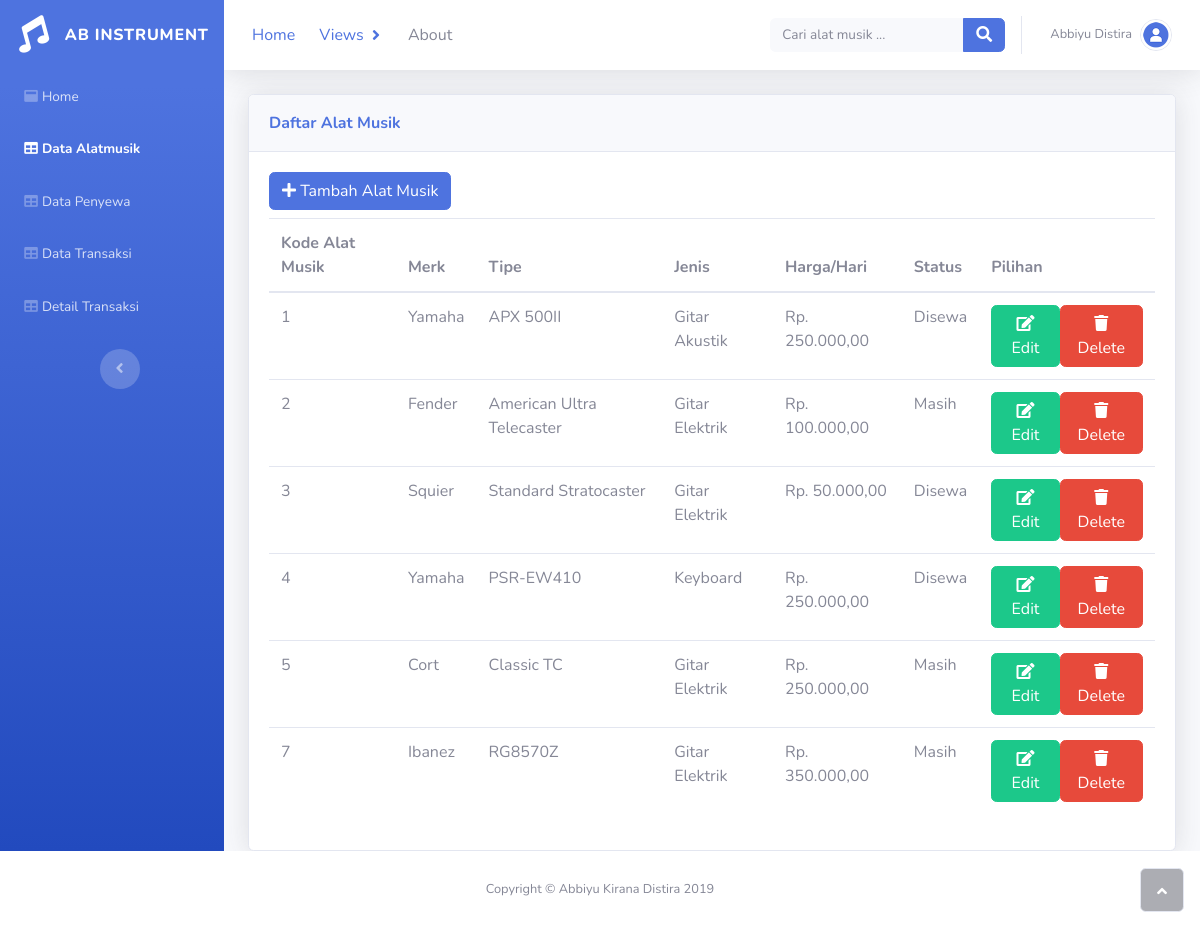
The page /alatmusik.php (signed in) on the database its author committed.
### tables this page shows
CREATE TABLE `alatmusik` (
  `id_alatmusik` int(11) NOT NULL,
  `merk` varchar(25) NOT NULL,
  `tipe` varchar(50) NOT NULL,
  `jenis` varchar(20) NOT NULL,
  `harga_sewa` varchar(25) NOT NULL,
  `status` varchar(25) NOT NULL
);

### alatmusik.php (the view, shortened to what this page needs)
<!DOCTYPE html>
<html>
<head>
    <link rel="stylesheet" href="assets/bootstrap/css/bootstrap.min.css">
    <link rel="stylesheet" href="assets/fonts/fontawesome-all.min.css">
    <link rel="stylesheet" href="assets/css/Navigation-Clean.css">
</head>
<body id="page-top">
    <div id="wrapper">
        <nav class="navbar navbar-dark align-items-start sidebar sidebar-dark accordion bg-gradient-primary p-0">
            <div class="container-fluid d-flex flex-column p-0">
                <a class="navbar-brand d-flex justify-content-center align-items-center sidebar-brand m-0" href="#">
                    <div class="sidebar-brand-icon rotate-n-15"><i class="fas fa-music"></i></div>
                    <div class="sidebar-brand-text mx-3"><span>AB Instrument</span></div>
                </a>
                <ul class="nav navbar-nav text-light" id="accordionSidebar">
                    <li class="nav-item" role="presentation">
                        <a class="nav-link" href="index.php"><i class="fas fa-window-maximize"></i><span>Home</span></a>
                        <a class="nav-link active" href="alatmusik.php"><i class="fas fa-table"></i><span>Data Alatmusik</span></a>
                        <a class="nav-link" href="penyewa.php"><i class="fas fa-table"></i><span>Data Penyewa</span></a>
                        <a class="nav-link" href="transaksi.php"><i class="fas fa-table"></i><span>Data Transaksi</span></a>
                        <a class="nav-link" href="detailtransaksi.php"><i class="fas fa-table"></i><span>Detail Transaksi</span></a>
                    </li>
                </ul>
                <div class="text-center d-none d-md-inline"><button class="btn rounded-circle border-0" id="sidebarToggle" type="button"></button></div>
            </div>
        </nav>
        <div class="d-flex flex-column" id="content-wrapper">
            <div id="content">
                <nav class="navbar navbar-light navbar-expand bg-white shadow mb-4 topbar static-top">
                    <div class="container-fluid">
                    <ul class="nav">
                        <li class="nav-item">
                            <a class="nav-link" href="index.php">Home</a>
                        </li>
                        <li class="nav-item dropdown">
                            <a class="nav-link dropdown-toggle" data-toggle="dropdown" href="#" role="button" aria-haspopup="true" aria-expanded="false">Views</a>
                        </li>
                        <li class="nav-item">
                            <a class="nav-link disabled" href="about.php" tabindex="-1" aria-disabled="true">About</a>
                        </li>
                    </ul>
                        <ul class="nav navbar-nav flex-nowrap ml-auto">
                            <form class="form-inline mr-auto navbar-search w-100" action="alatmusik.php" method="get">
                                        <div class="input-group"><input class="bg-light form-control border-0 small" type="text" name="search" placeholder="Cari alat musik ...">
                                            <div class="input-group-append"><button class="btn btn-primary py-0" type="button"><i class="fas fa-search"></i></button></div>
                                        </div>
                            </form>
                            <li class="nav-item dropdown no-arrow" role="presentation">
                                <div class="nav-item dropdown no-arrow"><a class="dropdown-toggle nav-link" data-toggle="dropdown" aria-expanded="false" href="#">
                                    <span class="d-none d-lg-inline mr-2 text-gray-600 small">
                                    <?php
                                        include "koneksi.php";
                                        $username = $_SESSION['username'];
                                        $query = "SELECT * from admin where username='$username'";
                                        $result = mysqli_query($connect, $query) or die(mysqli_error($connect));
                                        while ($row = mysqli_fetch_array($result)) {
                                    ?>
                                    <?php echo $row['nama']; ?>
                                    <?php
                                        }
                                    ?>
                                    </span><img class="border rounded-circle img-profile" src="assets/img/avatars/avatar1.jpeg"></a>
                    </div>
                    </li>
                    </ul>
            </div>
            </nav>
            <div class="container-fluid">
                    <div class="card shadow">
                        <div class="card-header py-3">
                            <p class="text-primary m-0 font-weight-bold">Daftar Alat Musik</p>
                        </div>
                        <div class="card-body">
                            <a class="card-link" href="tambah_alatmusik.php"><button class="btn btn-primary"><i class="fa fa-plus"></i>&nbsp;Tambah Alat Musik</button></a>
                            <div class="table-responsive table mt-2" id="dataTable" role="grid" aria-describedby="dataTable_info">
                                <table class="table dataTable my-0" id="dataTable">
                                    <thead>
                                        <tr>
                                            <th>Kode Alat Musik</th>
                                            <th>Merk</th>
                                            <th>Tipe</th>
                                            <th>Jenis</th>
                                            <th>Harga/Hari</th>
                                            <th>Status</th>
                                            <th>Pilihan</th>
                                        </tr>
                                    </thead>
                                    <tbody>
                                        <?php
                                        function rupiah($angka){
                                            $hasil_rupiah = "Rp. " . number_format($angka,2,',','.');
                                            return $hasil_rupiah;
                                        }
                                        include "koneksi.php";
                                        if(isset($_GET['search'])){
                                            $search = $_GET['search'];
                                            $query = "select * from alatmusik where merk like '%".$search."%' or tipe like '%".$search."%' or jenis like '%".$search."%' or status like '%".$search."%' or harga_sewa like '%".$search."%'";
                                            $result = mysqli_query($connect, $query) or die(mysqli_error($connect));
                                        }
                                        else {
                                            $query = "select * from alatmusik";
                                            $result = mysqli_query($connect, $query) or die(mysqli_error($connect));
                                        }
                                        while ($row = mysqli_fetch_array($result)) {
                                            $harga_sewa = $row['harga_sewa'];
                                        ?>
                                            <tr>
                                                <td><?php echo $row['id_alatmusik']; ?></td>
                                                <td><?php echo $row['merk']; ?></td>
                                                <td><?php echo $row['tipe']; ?></td>
                                                <td><?php echo $row['jenis']; ?></td>
                                                <td><?php echo rupiah($harga_sewa) ?></td>
                                                <td><?php echo $row['status']; ?></td>
                                                <td>
                                                    <div class="btn-group" role="group">
                                                        <a href='edit_alatmusik.php?id_alatmusik=<?php echo $row['id_alatmusik']; ?>'>
                                                            <button class="btn btn-primary btn-success" type="button">
                                                                <i class="fa fa-edit"></i>Edit</button>
                                                        </a>
                                                        <a href='hapus_alatmusik.php?id_alatmusik=<?php echo $row['id_alatmusik']; ?>'>
                                                            <button class="btn btn-primary btn-danger" type="button">
                                                                <i class="fa fa-trash"></i>Delete</button>
                                                        </a>
                                                    </div>
                                                </td>
                                            </tr>
                                        <?php
                                        }
                                        ?>
                                    </tbody>
                                </table>
                            </div>
                        </div>
                    </div>
                </div>
            </div>
        </div>
        </div>
        <footer class="bg-white sticky-footer">
            <div class="container my-auto">
                <div class="text-center my-auto copyright"><span>Copyright © Abbiyu Kirana Distira 2019</span></div>
            </div>
        </footer>
    </div><a class="border rounded d-inline scroll-to-top" href="#page-top"><i class="fas fa-angle-up"></i></a></div>
</body>
</html>

### rows shown on the page
alatmusik: id_alatmusik "1", merk "Yamaha", tipe "APX 500II", jenis "Gitar Akustik", harga_sewa "Rp. 250.000,00", status "Disewa"
alatmusik: id_alatmusik "2", merk "Fender", tipe "American Ultra Telecaster", jenis "Gitar Elektrik", harga_sewa "Rp. 100.000,00", status "Masih"
alatmusik: id_alatmusik "3", merk "Squier", tipe "Standard Stratocaster", jenis "Gitar Elektrik", harga_sewa "Rp. 50.000,00", status "Disewa"
alatmusik: id_alatmusik "4", merk "Yamaha", tipe "PSR-EW410", jenis "Keyboard", harga_sewa "Rp. 250.000,00", status "Disewa"
alatmusik: id_alatmusik "5", merk "Cort", tipe "Classic TC", jenis "Gitar Elektrik", harga_sewa "Rp. 250.000,00", status "Masih"
alatmusik: id_alatmusik "7", merk "Ibanez", tipe "RG8570Z", jenis "Gitar Elektrik", harga_sewa "Rp. 350.000,00", status "Masih"

### other values the page prints
$row['nama'] "Abbiyu Distira"
